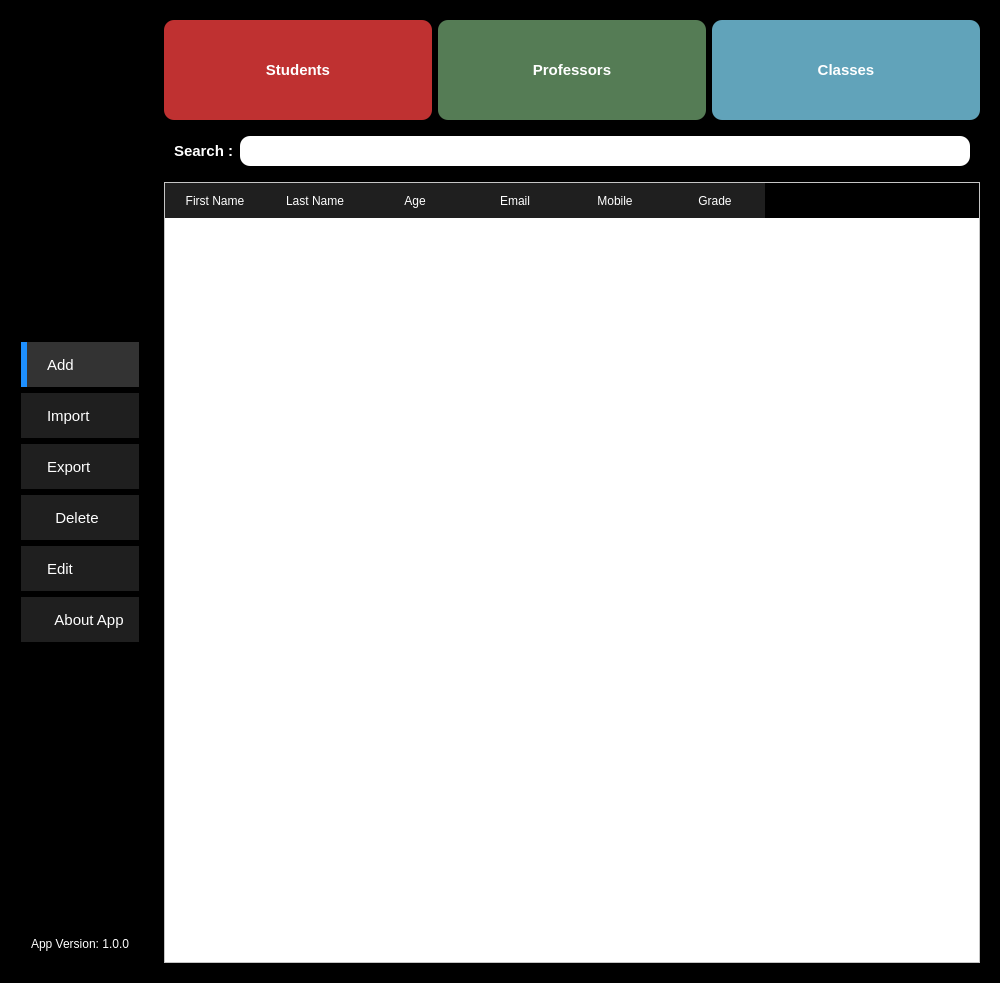
<?xml version="1.0" encoding="UTF-8"?>
<ui version="4.0">
 <class>mainWidget</class>
 <widget class="QWidget" name="mainWidget">
  <property name="geometry">
   <rect>
    <x>0</x>
    <y>0</y>
    <width>1000</width>
    <height>983</height>
   </rect>
  </property>
  <property name="windowTitle">
   <string>Form</string>
  </property>
  <property name="styleSheet">
   <string notr="true">background-color: rgb(0, 0, 0);</string>
  </property>
  <layout class="QHBoxLayout" name="horizontalLayout_3">
   <item>
    <widget class="QFrame" name="frame">
     <property name="maximumSize">
      <size>
       <width>270</width>
       <height>16777215</height>
      </size>
     </property>
     <property name="baseSize">
      <size>
       <width>245</width>
       <height>0</height>
      </size>
     </property>
     <property name="styleSheet">
      <string notr="true">background-color: transparent;
width:40px;</string>
     </property>
     <property name="frameShape">
      <enum>QFrame::StyledPanel</enum>
     </property>
     <property name="frameShadow">
      <enum>QFrame::Raised</enum>
     </property>
     <property name="lineWidth">
      <number>1</number>
     </property>
     <layout class="QVBoxLayout" name="verticalLayout_2">
      <item>
       <widget class="QLabel" name="label_2">
        <property name="styleSheet">
         <string notr="true"/>
        </property>
        <property name="text">
         <string/>
        </property>
        <property name="pixmap">
         <pixmap resource="../images.qrc">:/newPrefix/Corporate_Management.png</pixmap>
        </property>
        <property name="scaledContents">
         <bool>true</bool>
        </property>
       </widget>
      </item>
      <item>
       <widget class="QPushButton" name="add_button">
        <property name="font">
         <font>
          <pointsize>11</pointsize>
         </font>
        </property>
        <property name="cursor">
         <cursorShape>PointingHandCursor</cursorShape>
        </property>
        <property name="styleSheet">
         <string notr="true">#add_button
{
	text-align:left;
	padding-left:20px;
	border:none;
	border-left:6px solid dodgerblue;
	color:white;	
	background:#333333;
	height:45px
}</string>
        </property>
        <property name="text">
         <string>Add</string>
        </property>
        <property name="icon">
         <iconset>
          <normaloff>:/Images/icons8_Find_User_Male_50px.png</normaloff>:/Images/icons8_Find_User_Male_50px.png</iconset>
        </property>
        <property name="iconSize">
         <size>
          <width>32</width>
          <height>32</height>
         </size>
        </property>
       </widget>
      </item>
      <item>
       <widget class="QPushButton" name="import_button">
        <property name="font">
         <font>
          <pointsize>11</pointsize>
         </font>
        </property>
        <property name="cursor">
         <cursorShape>PointingHandCursor</cursorShape>
        </property>
        <property name="styleSheet">
         <string notr="true">#import_button
{
	text-align:left;
	padding-left:26px;
	border:none;	
	color:white;	
	background:rgb(31,31,31);
	height:45px
}
#import_button:hover
{
	text-align:left;
	padding-left:26px;
	border:none;	
	color:white;	
	background:#333;
}</string>
        </property>
        <property name="text">
         <string>Import</string>
        </property>
        <property name="icon">
         <iconset>
          <normaloff>:/Images/icons8_Add_User_Male_50px.png</normaloff>:/Images/icons8_Add_User_Male_50px.png</iconset>
        </property>
        <property name="iconSize">
         <size>
          <width>32</width>
          <height>32</height>
         </size>
        </property>
       </widget>
      </item>
      <item>
       <widget class="QPushButton" name="updateEmpButton">
        <property name="font">
         <font>
          <pointsize>11</pointsize>
         </font>
        </property>
        <property name="cursor">
         <cursorShape>PointingHandCursor</cursorShape>
        </property>
        <property name="styleSheet">
         <string notr="true">#updateEmpButton
{
	text-align:left;
	padding-left:26px;
	border:none;	
	color:white;	
	background:#1F1F1F;
	height:45px
}
#updateEmpButton:hover
{
	text-align:left;
	padding-left:26px;
	border:none;	
	color:white;	
	background:#333;
}</string>
        </property>
        <property name="text">
         <string>Export</string>
        </property>
        <property name="icon">
         <iconset>
          <normaloff>:/Images/icons8_Registration_50px.png</normaloff>:/Images/icons8_Registration_50px.png</iconset>
        </property>
        <property name="iconSize">
         <size>
          <width>32</width>
          <height>32</height>
         </size>
        </property>
       </widget>
      </item>
      <item>
       <widget class="QPushButton" name="delete_button">
        <property name="font">
         <font>
          <pointsize>11</pointsize>
         </font>
        </property>
        <property name="cursor">
         <cursorShape>PointingHandCursor</cursorShape>
        </property>
        <property name="styleSheet">
         <string notr="true">#delete_button
{
	text-align:left;
	padding-left:26px;
	border:none;	
	color:white;	
	background:#1F1F1F;
height:45px}
#delete_button:hover
{
	text-align:left;
	padding-left:26px;
	border:none;	
	color:white;	
	background:#333;
}</string>
        </property>
        <property name="text">
         <string>  Delete</string>
        </property>
        <property name="icon">
         <iconset>
          <normaloff>:/Images/icons8_Remove_User_Male_50px.png</normaloff>:/Images/icons8_Remove_User_Male_50px.png</iconset>
        </property>
        <property name="iconSize">
         <size>
          <width>32</width>
          <height>32</height>
         </size>
        </property>
       </widget>
      </item>
      <item>
       <widget class="QPushButton" name="edit_button">
        <property name="font">
         <font>
          <pointsize>11</pointsize>
         </font>
        </property>
        <property name="cursor">
         <cursorShape>PointingHandCursor</cursorShape>
        </property>
        <property name="styleSheet">
         <string notr="true">#edit_button
{
	text-align:left;
	padding-left:26px;
	border:none;	
	color:white;	
	background:#1F1F1F;
	height:45px
}
#edit_button:hover
{
	text-align:left;
	padding-left:26px;	
	border:none;	
	color:white;	
	background:#333333;
}</string>
        </property>
        <property name="text">
         <string>Edit</string>
        </property>
        <property name="icon">
         <iconset>
          <normaloff>:/Images/icons8_Hand_50px.png</normaloff>:/Images/icons8_Hand_50px.png</iconset>
        </property>
        <property name="iconSize">
         <size>
          <width>32</width>
          <height>32</height>
         </size>
        </property>
       </widget>
      </item>
      <item>
       <widget class="QPushButton" name="aboutButton">
        <property name="font">
         <font>
          <pointsize>11</pointsize>
         </font>
        </property>
        <property name="cursor">
         <cursorShape>PointingHandCursor</cursorShape>
        </property>
        <property name="styleSheet">
         <string notr="true">#aboutButton
{
	text-align:left;
	padding-left:26px;
	border:none;	
	color:white;	
	background:#1F1F1F;
	height:45px
}
#aboutButton:hover
{
	text-align:left;
	padding-left:26px;	
	border:none;	
	color:white;	
	background:#333333;
}</string>
        </property>
        <property name="text">
         <string>  About App</string>
        </property>
        <property name="icon">
         <iconset>
          <normaloff>:/Images/icons8_Money_50px_1.png</normaloff>:/Images/icons8_Money_50px_1.png</iconset>
        </property>
        <property name="iconSize">
         <size>
          <width>32</width>
          <height>32</height>
         </size>
        </property>
       </widget>
      </item>
      <item>
       <widget class="QFrame" name="frame_4">
        <property name="styleSheet">
         <string notr="true">background-color: rgb(0, 0, 0);</string>
        </property>
        <property name="frameShape">
         <enum>QFrame::StyledPanel</enum>
        </property>
        <property name="frameShadow">
         <enum>QFrame::Raised</enum>
        </property>
        <layout class="QVBoxLayout" name="verticalLayout_3">
         <item>
          <widget class="QFrame" name="frame_5">
           <property name="minimumSize">
            <size>
             <width>0</width>
             <height>50</height>
            </size>
           </property>
           <property name="maximumSize">
            <size>
             <width>16777215</width>
             <height>16777215</height>
            </size>
           </property>
           <property name="frameShape">
            <enum>QFrame::StyledPanel</enum>
           </property>
           <property name="frameShadow">
            <enum>QFrame::Raised</enum>
           </property>
          </widget>
         </item>
         <item>
          <widget class="QLabel" name="label_9">
           <property name="maximumSize">
            <size>
             <width>16777215</width>
             <height>15</height>
            </size>
           </property>
           <property name="text">
            <string>&lt;html&gt;&lt;head/&gt;&lt;body&gt;&lt;p align=&quot;center&quot;&gt;&lt;span style=&quot; color:#ffffff;&quot;&gt;App Version: 1.0.0&lt;/span&gt;&lt;/p&gt;&lt;/body&gt;&lt;/html&gt;</string>
           </property>
          </widget>
         </item>
        </layout>
       </widget>
      </item>
     </layout>
    </widget>
   </item>
   <item>
    <widget class="QFrame" name="frame_2">
     <property name="styleSheet">
      <string notr="true">background-color: rgb(221, 221, 221);
background-color: rgb(0, 0, 0);

</string>
     </property>
     <property name="frameShape">
      <enum>QFrame::NoFrame</enum>
     </property>
     <property name="frameShadow">
      <enum>QFrame::Raised</enum>
     </property>
     <layout class="QVBoxLayout" name="verticalLayout">
      <item>
       <layout class="QHBoxLayout" name="horizontalLayout">
        <item>
         <widget class="QPushButton" name="student_data_button">
          <property name="cursor">
           <cursorShape>PointingHandCursor</cursorShape>
          </property>
          <property name="acceptDrops">
           <bool>true</bool>
          </property>
          <property name="styleSheet">
           <string notr="true">#student_data_button {
	background-color: rgb(191, 49, 49);
	border:none;
	height:100%;
	border-radius: 10px ;
	color:white;
	font-weight: 700;
	font-size: 15px;
	
}</string>
          </property>
          <property name="text">
           <string>Students</string>
          </property>
         </widget>
        </item>
        <item>
         <widget class="QPushButton" name="professor_data_button">
          <property name="cursor">
           <cursorShape>PointingHandCursor</cursorShape>
          </property>
          <property name="styleSheet">
           <string notr="true">#professor_data_button{background-color:rgb(85, 124, 85);
border:none;
height:100%;
border-radius: 10px ;
color:white;
font-weight: 700;
font-size: 15px;
}</string>
          </property>
          <property name="text">
           <string>Professors</string>
          </property>
         </widget>
        </item>
        <item>
         <widget class="QPushButton" name="class_data_button">
          <property name="cursor">
           <cursorShape>PointingHandCursor</cursorShape>
          </property>
          <property name="styleSheet">
           <string notr="true">#class_data_button{
background-color:rgb(97, 163, 186);
border:none;
height:100%;
border-radius: 10px ;
color:white;
font-weight: 700;
font-size: 15px
}</string>
          </property>
          <property name="text">
           <string>Classes</string>
          </property>
         </widget>
        </item>
       </layout>
      </item>
      <item>
       <widget class="QFrame" name="frame_3">
        <property name="frameShape">
         <enum>QFrame::StyledPanel</enum>
        </property>
        <property name="frameShadow">
         <enum>QFrame::Raised</enum>
        </property>
        <layout class="QHBoxLayout" name="horizontalLayout_2">
         <item>
          <widget class="QLabel" name="search_label">
           <property name="styleSheet">
            <string notr="true">#search_label{
font-size:20px;
font-weight: 700;
font-size: 15px;
color:white;
}</string>
           </property>
           <property name="text">
            <string>Search :</string>
           </property>
          </widget>
         </item>
         <item>
          <widget class="QLineEdit" name="search_field">
           <property name="styleSheet">
            <string notr="true">#search_field{
background-color: rgb(255, 255, 255);
border-radius: 10px ;
height:30px
}</string>
           </property>
          </widget>
         </item>
        </layout>
       </widget>
      </item>
      <item>
       <widget class="QTableWidget" name="table">
        <property name="styleSheet">
         <string notr="true">#table{
background-color: rgb(255, 255, 255);
}
QHeaderView::section{
background:rgb(31,31,31);
color:white;
border:none;
height:35px
}
</string>
        </property>
        <column>
         <property name="text">
          <string>First Name</string>
         </property>
        </column>
        <column>
         <property name="text">
          <string>Last Name</string>
         </property>
        </column>
        <column>
         <property name="text">
          <string>Age</string>
         </property>
        </column>
        <column>
         <property name="text">
          <string>Email</string>
         </property>
        </column>
        <column>
         <property name="text">
          <string>Mobile</string>
         </property>
        </column>
        <column>
         <property name="text">
          <string>Grade</string>
         </property>
        </column>
       </widget>
      </item>
     </layout>
    </widget>
   </item>
  </layout>
 </widget>
 <resources>
  <include location="../images.qrc"/>
 </resources>
 <connections/>
</ui>
